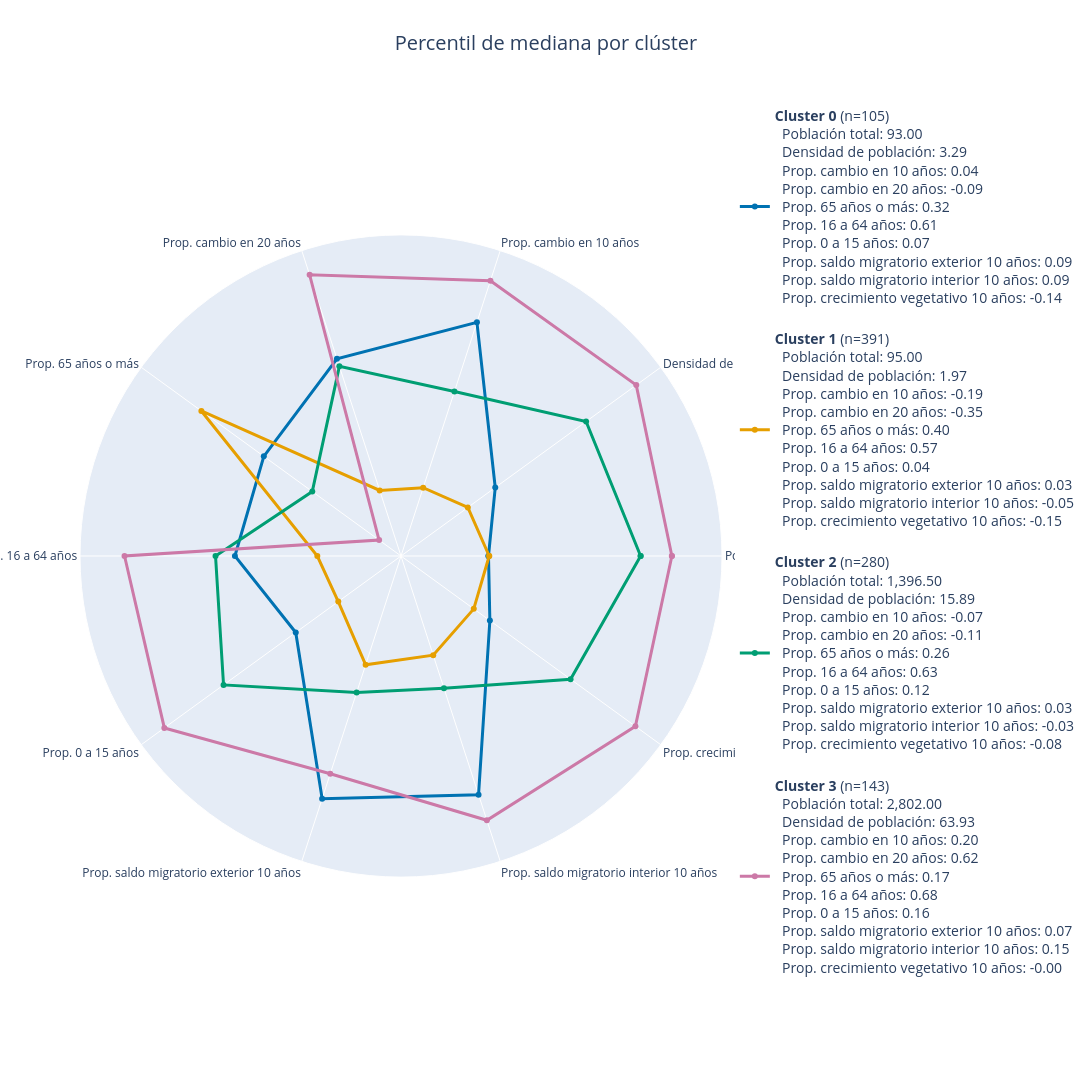

Notebook cell for this chart:
### Code cell
col_cluster = "cluster"

variables = list(df_norm.columns)

etiquetas = {
    "total": "Población total",
    "densidad_pob": "Densidad de población",
    "p_cambio_total_10": "Prop. cambio en 10 años",
    "p_cambio_total_20": "Prop. cambio en 20 años",
    "p_ed_65+": "Prop. 65 años o más",
    "p_ed_16_64": "Prop. 16 a 64 años",
    "p_ed_0_15": "Prop. 0 a 15 años",
    "p_saldo_ext_10": "Prop. saldo migratorio exterior 10 años",
    "p_saldo_int_10": "Prop. saldo migratorio interior 10 años",
    "p_suma_mnp_crecimiento_veg_10": "Prop. crecimiento vegetativo 10 años",
}
nombres = [etiquetas.get(v, v) for v in variables]
theta_cerrado = nombres + [nombres[0]]
paleta = ["#0072B2", "#E69F00", "#009E73", "#CC79A7", "#D55E00"]
estilos = ["solid", "dash", "dot", "dashdot", "longdash"]

medianas_reales = (
    df.groupby(col_cluster)[variables]
      .median()
      .reindex(df_norm.index)
)
n_por_cluster = df[col_cluster].value_counts()

fig = go.Figure()

for i, cluster in enumerate(df_norm.index):
    r = df_norm.loc[cluster, variables].to_numpy()
    medias = medianas_reales.loc[cluster, variables].to_numpy()
    color = paleta[i % len(paleta)]

    detalle = "<br>".join(
        f"  {nom}: {val:,.2f}" for nom, val in zip(nombres, medias)
    )
    nombre = f"<b>Cluster {int(cluster)}</b> (n={n_por_cluster.get(cluster, 0)})<br>{detalle}"

    fig.add_trace(go.Scatterpolar(
        r=np.append(r, r[0]),
        theta=theta_cerrado,
        customdata=np.append(medias, medias[0]),
        hovertemplate=(
            f"<b>Cluster {int(cluster)}</b><br>"
            "%{theta}<br>"
            "Mediana real: %{customdata:,.2f}<br>"
            "Percentil: %{r:.0%}"
            "<extra></extra>"
        ),
        fill=None,
        name=nombre,
        line=dict(
            color=color, width=3,
            # dash=estilos[i % len(estilos)]
        ),
        opacity=1,
        legendgroup=i
    ))

fig.update_layout(
    title=dict(text="Percentil de mediana por clúster", x=0.5, font=dict(size=20)),
    width=1800,
    height=1200,
    polar=dict(radialaxis=dict(
        visible=False, range=[0, 1]
    )),
    showlegend=True,
    legend=dict(
        title="", font=dict(size=14),
        tracegroupgap=20
    ),
)

fig.show()

### Figure 1 — Plotly figure (JSON) as saved in the notebook; plotly's stock layout.template omitted (floating-point values rounded to 4 significant figures)
{"data": [{"customdata": [93.0, 3.285, 0.03565, -0.09223, 0.3155, 0.615, 0.07346, 0.09091, 0.08917, -0.1408, 93.0], "hovertemplate": "<b>Cluster 0</b><br>%{theta}<br>Mediana real: %{customdata:,.2f}<br>Percentil: %{r:.0%}<extra></extra>", "legendgroup": "0", "line": {"color": "#0072B2", "width": 3}, "name": "<b>Cluster 0</b> (n=105)<br>  Población total: 93.00<br>  Densidad de población: 3.29<br>  Prop. cambio en 10 años: 0.04<br>  Prop. cambio en 20 años: -0.09<br>  Prop. 65 años o más: 0.32<br>  Prop. 16 a 64 años: 0.61<br>  Prop. 0 a 15 años: 0.07<br>  Prop. saldo migratorio exterior 10 años: 0.09<br>  Prop. saldo migratorio interior 10 años: 0.09<br>  Prop. crecimiento vegetativo 10 años: -0.14", "opacity": 1, "r": [0.2726, 0.3629, 0.7655, 0.6458, 0.5283, 0.5174, 0.4053, 0.7949, 0.7818, 0.3422, 0.2726], "theta": ["Población total", "Densidad de población", "Prop. cambio en 10 años", "Prop. cambio en 20 años", "Prop. 65 años o más", "Prop. 16 a 64 años", "Prop. 0 a 15 años", "Prop. saldo migratorio exterior 10 años", "Prop. saldo migratorio interior 10 años", "Prop. crecimiento vegetativo 10 años", "Población total"], "type": "scatterpolar"}, {"customdata": [95.0, 1.965, -0.1863, -0.3515, 0.3971, 0.5659, 0.04348, 0.02521, -0.04878, -0.1533, 95.0], "hovertemplate": "<b>Cluster 1</b><br>%{theta}<br>Mediana real: %{customdata:,.2f}<br>Percentil: %{r:.0%}<extra></extra>", "legendgroup": "1", "line": {"color": "#E69F00", "width": 3}, "name": "<b>Cluster 1</b> (n=391)<br>  Población total: 95.00<br>  Densidad de población: 1.97<br>  Prop. cambio en 10 años: -0.19<br>  Prop. cambio en 20 años: -0.35<br>  Prop. 65 años o más: 0.40<br>  Prop. 16 a 64 años: 0.57<br>  Prop. 0 a 15 años: 0.04<br>  Prop. saldo migratorio exterior 10 años: 0.03<br>  Prop. saldo migratorio interior 10 años: -0.05<br>  Prop. crecimiento vegetativo 10 años: -0.15", "opacity": 1, "r": [0.2748, 0.2573, 0.2236, 0.2149, 0.7688, 0.2606, 0.2416, 0.3564, 0.3248, 0.2802, 0.2748], "theta": ["Población total", "Densidad de población", "Prop. cambio en 10 años", "Prop. cambio en 20 años", "Prop. 65 años o más", "Prop. 16 a 64 años", "Prop. 0 a 15 años", "Prop. saldo migratorio exterior 10 años", "Prop. saldo migratorio interior 10 años", "Prop. crecimiento vegetativo 10 años", "Población total"], "type": "scatterpolar"}, {"customdata": [1396.0, 15.89, -0.06629, -0.1051, 0.263, 0.6254, 0.1165, 0.03475, -0.02859, -0.0755, 1396.0], "hovertemplate": "<b>Cluster 2</b><br>%{theta}<br>Mediana real: %{customdata:,.2f}<br>Percentil: %{r:.0%}<extra></extra>", "legendgroup": "2", "line": {"color": "#009E73", "width": 3}, "name": "<b>Cluster 2</b> (n=280)<br>  Población total: 1,396.50<br>  Densidad de población: 15.89<br>  Prop. cambio en 10 años: -0.07<br>  Prop. cambio en 20 años: -0.11<br>  Prop. 65 años o más: 0.26<br>  Prop. 16 a 64 años: 0.63<br>  Prop. 0 a 15 años: 0.12<br>  Prop. saldo migratorio exterior 10 años: 0.03<br>  Prop. saldo migratorio interior 10 años: -0.03<br>  Prop. crecimiento vegetativo 10 años: -0.08", "opacity": 1, "r": [0.7465, 0.7127, 0.5386, 0.6213, 0.3417, 0.5778, 0.6834, 0.4472, 0.4331, 0.6529, 0.7465], "theta": ["Población total", "Densidad de población", "Prop. cambio en 10 años", "Prop. cambio en 20 años", "Prop. 65 años o más", "Prop. 16 a 64 años", "Prop. 0 a 15 años", "Prop. saldo migratorio exterior 10 años", "Prop. saldo migratorio interior 10 años", "Prop. crecimiento vegetativo 10 años", "Población total"], "type": "scatterpolar"}, {"customdata": [2802.0, 63.93, 0.203, 0.6197, 0.166, 0.6774, 0.1626, 0.07303, 0.1489, -0.0007962, 2802.0], "hovertemplate": "<b>Cluster 3</b><br>%{theta}<br>Mediana real: %{customdata:,.2f}<br>Percentil: %{r:.0%}<extra></extra>", "legendgroup": "3", "line": {"color": "#CC79A7", "width": 3}, "name": "<b>Cluster 3</b> (n=143)<br>  Población total: 2,802.00<br>  Densidad de población: 63.93<br>  Prop. cambio en 10 años: 0.20<br>  Prop. cambio en 20 años: 0.62<br>  Prop. 65 años o más: 0.17<br>  Prop. 16 a 64 años: 0.68<br>  Prop. 0 a 15 años: 0.16<br>  Prop. saldo migratorio exterior 10 años: 0.07<br>  Prop. saldo migratorio interior 10 años: 0.15<br>  Prop. crecimiento vegetativo 10 años: -0.00", "opacity": 1, "r": [0.8439, 0.9059, 0.9015, 0.9211, 0.08433, 0.8613, 0.9113, 0.7133, 0.8656, 0.9026, 0.8439], "theta": ["Población total", "Densidad de población", "Prop. cambio en 10 años", "Prop. cambio en 20 años", "Prop. 65 años o más", "Prop. 16 a 64 años", "Prop. 0 a 15 años", "Prop. saldo migratorio exterior 10 años", "Prop. saldo migratorio interior 10 años", "Prop. crecimiento vegetativo 10 años", "Población total"], "type": "scatterpolar"}], "layout": {"height": 1200, "legend": {"font": {"size": 14}, "title": {"text": ""}, "tracegroupgap": 20}, "polar": {"radialaxis": {"range": [0, 1], "visible": false}}, "showlegend": true, "title": {"font": {"size": 20}, "text": "Percentil de mediana por clúster", "x": 0.5}, "width": 1800}}
